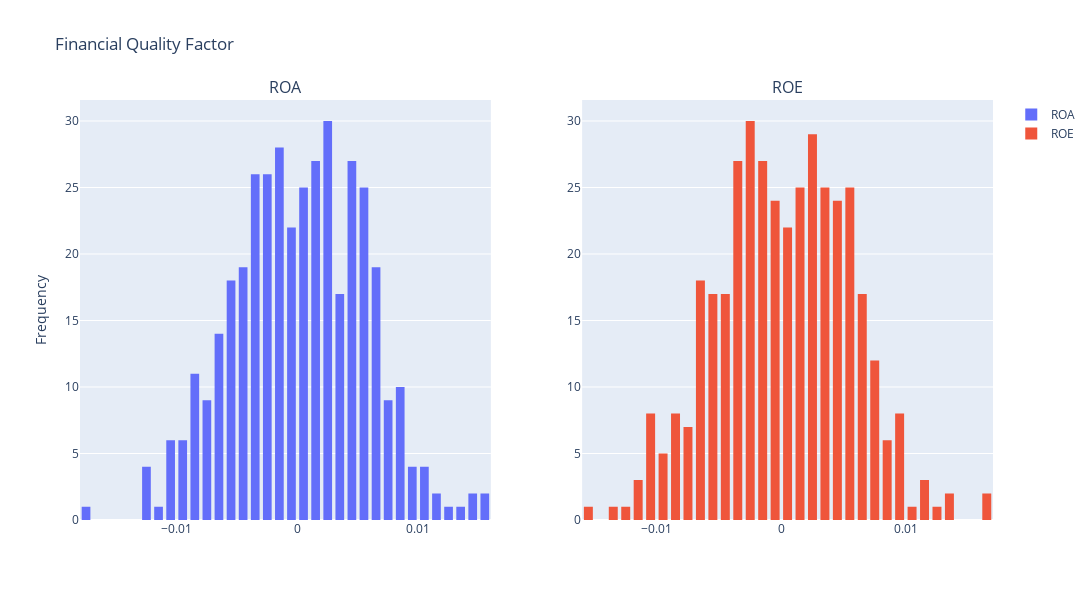

Here is the notebook cell this chart was saved with:
### Code cell
fig4 = make_subplots(rows=1, cols=2, shared_yaxes=False, subplot_titles=(list(data)[13], list(data)[14]))

for f in range(13,15):
   f = fig4.add_trace(go.Histogram(x=data[list(data)[f]], name = list(data)[f],xbins = dict(size = 0.001)),row=1, col=f-12)

fig4.update_layout(title='Financial Quality Factor',yaxis_title='Frequency',bargap=0.2, bargroupgap=0.1,height=600,width=1400).show()

### Figure 1 — Plotly figure (JSON) as saved in the notebook; plotly's stock layout.template omitted (floating-point values rounded to 4 significant figures; data arrays with more than 128 entries replaced by an {"elided": "..."} marker saying what was removed)
{"data": [{"name": "ROA", "type": "histogram", "x": {"elided": "396 float values"}, "xaxis": "x", "xbins": {"size": 0.001}, "yaxis": "y"}, {"name": "ROE", "type": "histogram", "x": {"elided": "396 float values"}, "xaxis": "x2", "xbins": {"size": 0.001}, "yaxis": "y2"}], "layout": {"annotations": [{"font": {"size": 16}, "showarrow": false, "text": "ROA", "x": 0.225, "xanchor": "center", "xref": "paper", "y": 1, "yanchor": "bottom", "yref": "paper"}, {"font": {"size": 16}, "showarrow": false, "text": "ROE", "x": 0.775, "xanchor": "center", "xref": "paper", "y": 1, "yanchor": "bottom", "yref": "paper"}], "bargap": 0.2, "bargroupgap": 0.1, "height": 600, "title": {"text": "Financial Quality Factor"}, "width": 1400, "xaxis": {"anchor": "y", "domain": [0, 0.45]}, "xaxis2": {"anchor": "y2", "domain": [0.55, 1]}, "yaxis": {"anchor": "x", "domain": [0, 1], "title": {"text": "Frequency"}}, "yaxis2": {"anchor": "x2", "domain": [0, 1]}}}
